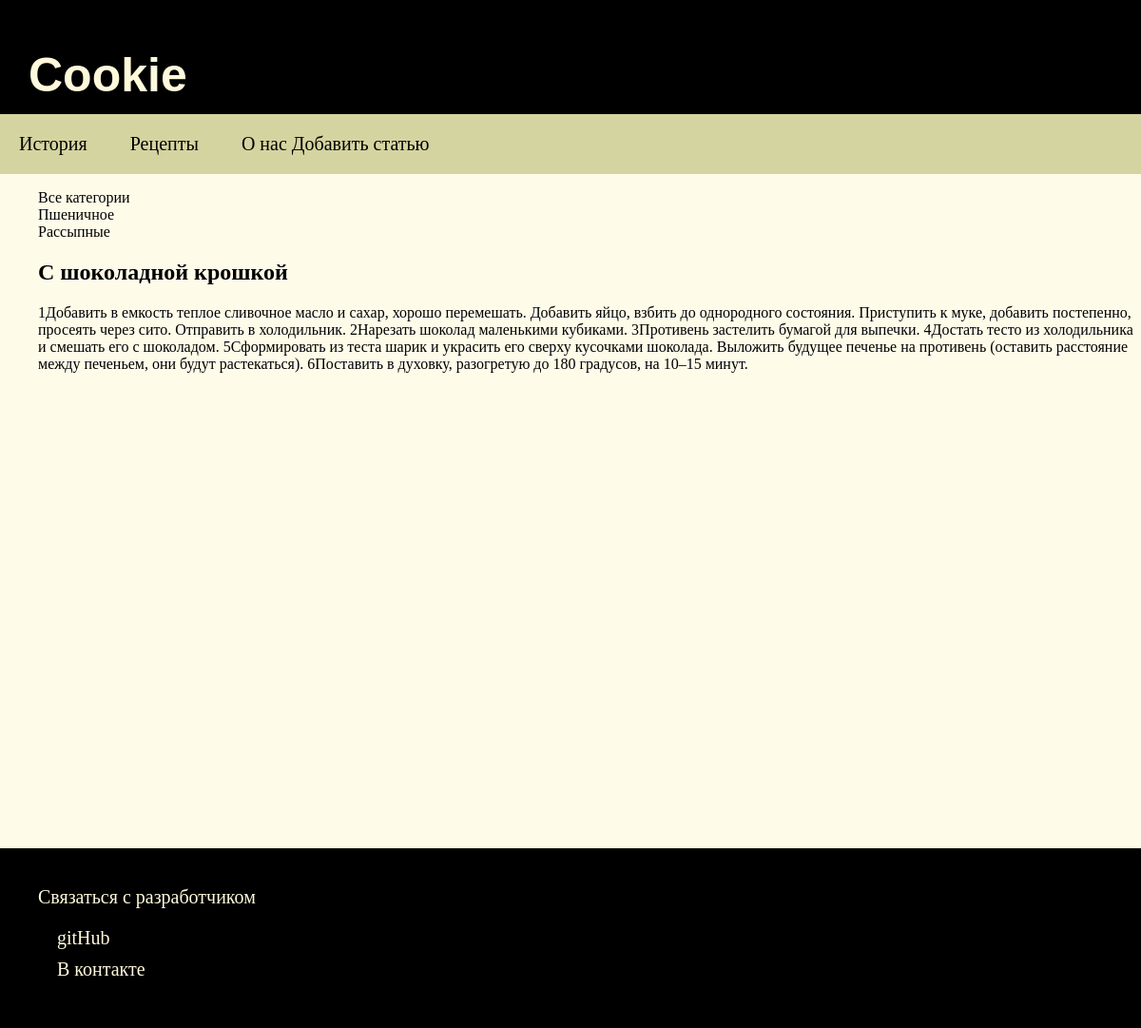
Before: /history/ with the older database file.
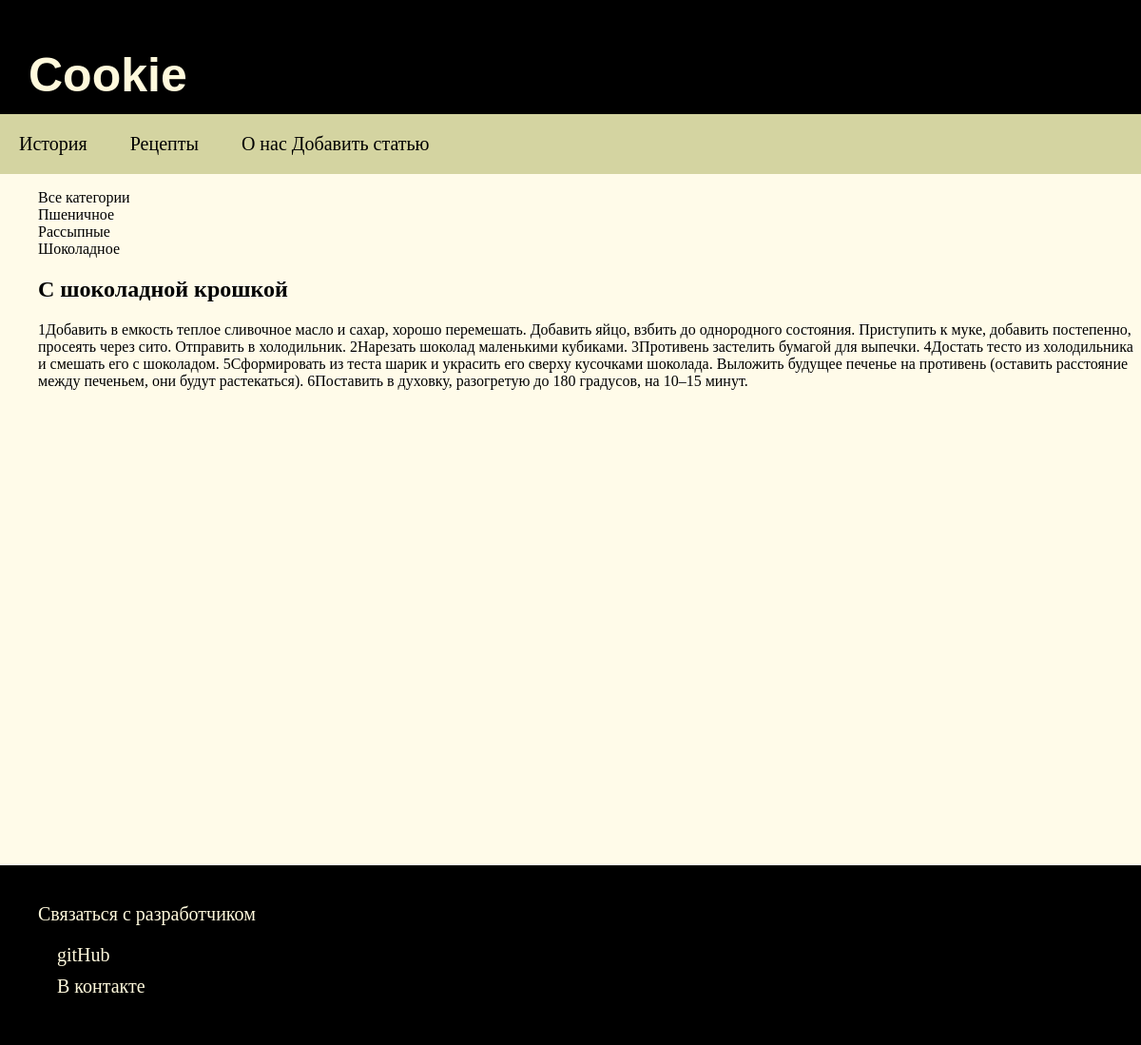
After: the same page with the newer database file.
### cookie/models.py (models this page shows, shortened)
class Category(models.Model):
    name = models.CharField(max_length=100, db_index=True)
    slug = models.SlugField(max_length=255, unique=True, db_index=True, verbose_name="URL")
    def get_absolute_url(self):
        return reverse('category', kwargs={'cat_id': self.pk})

class Recipe(models.Model):
    title = models.CharField(max_length=255)
    content = models.TextField(blank=True)
    photo = models.ImageField(upload_to="photos/%Y/%m/%d")
    time_create = models.DateTimeField(auto_now_add=True)  # время создание записи
    time_update = models.DateTimeField(auto_now=True)  # время обновления
    is_published = models.BooleanField(default=True)
    slug = models.SlugField(max_length=255, unique=True, db_index=True, verbose_name="URL")

### cookie/views.py (the view)
# urls.py: path('history/', history, name='history'),
def history(request,):
    recipe = Recipe.objects.all()
    return render(request, 'cookie/history.html', {'recipe': recipe})

### cookie/templatetags/cookie_tags.py (called while the page is built)
@register.inclusion_tag('cookie/list_categories.html')
def show_categories():
    cats = Category.objects.all()
    return {"cats": cats}

### cookie/templates/cookie/history.html
{% extends 'cookie/base.html' %}
{% block content %}
<ul>
    {% for p in recipe %}
    <li>
        <h2>{{p.title}}</h2>
        <p class="line">{{p.content}}</p>
    </li>
    {% endfor %}
</ul>
{% endblock %}

### cookie/templates/cookie/list_categories.html
{% for c in cats %}
    {% if c.pk == cat_selected %}
        <li class="selected">{{c.name}}</li>
    {% else %}
        <li><a href="{{ c.get_absolute_url }}">{{c.name}}</a></li>
    {% endif %}
{% endfor %}
</ul>

Changed rows visible on the page:
added Category: name "Шоколадное"
